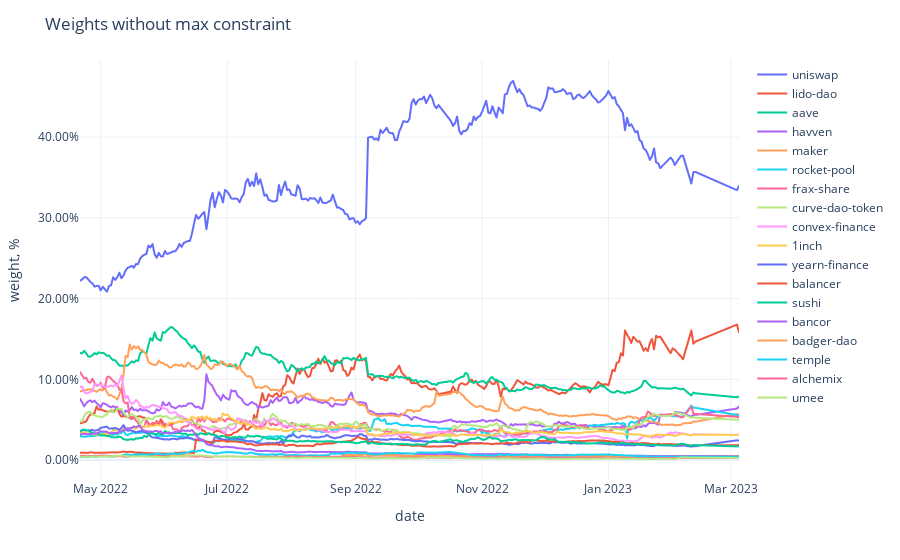

Source (notebook cell):
### Code cell
fig = px.line(weights,
              labels={'value': 'weight, %', 'variable': ''})
fig.update_traces(
    hovertemplate="%{y}"
)
fig.update_yaxes(
    tickformat=".2%",
)
fig.update_xaxes(
    showspikes=True,
    spikethickness=2,
    spikedash="dot",
    spikecolor="#999999",
    spikemode="across",
)
fig.update_layout(
    ## showlegend=False,
    hovermode="x",
    hoverdistance=100,  ## Distance to show hover label of data point
    spikedistance=1000,  ## Distance to show spike
    template='plotly_white',
    title='Weights without max constraint'
)

### Figure 1 — Plotly figure (JSON) as saved in the notebook; plotly's stock layout.template omitted (floating-point values rounded to 4 significant figures; data arrays with more than 128 entries replaced by an {"elided": "..."} marker saying what was removed)
{"data": [{"hovertemplate": "%{y}", "legendgroup": "uniswap", "line": {"color": "#636efa", "dash": "solid"}, "marker": {"symbol": "circle"}, "mode": "lines", "name": "uniswap", "showlegend": true, "type": "scattergl", "x": {"elided": "286 str values"}, "xaxis": "x", "y": {"elided": "286 float values"}, "yaxis": "y"}, {"hovertemplate": "%{y}", "legendgroup": "lido-dao", "line": {"color": "#EF553B", "dash": "solid"}, "marker": {"symbol": "circle"}, "mode": "lines", "name": "lido-dao", "showlegend": true, "type": "scattergl", "x": {"elided": "286 str values"}, "xaxis": "x", "y": {"elided": "286 float values"}, "yaxis": "y"}, {"hovertemplate": "%{y}", "legendgroup": "aave", "line": {"color": "#00cc96", "dash": "solid"}, "marker": {"symbol": "circle"}, "mode": "lines", "name": "aave", "showlegend": true, "type": "scattergl", "x": {"elided": "286 str values"}, "xaxis": "x", "y": {"elided": "286 float values"}, "yaxis": "y"}, {"hovertemplate": "%{y}", "legendgroup": "havven", "line": {"color": "#ab63fa", "dash": "solid"}, "marker": {"symbol": "circle"}, "mode": "lines", "name": "havven", "showlegend": true, "type": "scattergl", "x": {"elided": "286 str values"}, "xaxis": "x", "y": {"elided": "286 float values"}, "yaxis": "y"}, {"hovertemplate": "%{y}", "legendgroup": "maker", "line": {"color": "#FFA15A", "dash": "solid"}, "marker": {"symbol": "circle"}, "mode": "lines", "name": "maker", "showlegend": true, "type": "scattergl", "x": {"elided": "286 str values"}, "xaxis": "x", "y": {"elided": "286 float values"}, "yaxis": "y"}, {"hovertemplate": "%{y}", "legendgroup": "rocket-pool", "line": {"color": "#19d3f3", "dash": "solid"}, "marker": {"symbol": "circle"}, "mode": "lines", "name": "rocket-pool", "showlegend": true, "type": "scattergl", "x": {"elided": "286 str values"}, "xaxis": "x", "y": {"elided": "286 float values"}, "yaxis": "y"}, {"hovertemplate": "%{y}", "legendgroup": "frax-share", "line": {"color": "#FF6692", "dash": "solid"}, "marker": {"symbol": "circle"}, "mode": "lines", "name": "frax-share", "showlegend": true, "type": "scattergl", "x": {"elided": "286 str values"}, "xaxis": "x", "y": {"elided": "286 float values"}, "yaxis": "y"}, {"hovertemplate": "%{y}", "legendgroup": "curve-dao-token", "line": {"color": "#B6E880", "dash": "solid"}, "marker": {"symbol": "circle"}, "mode": "lines", "name": "curve-dao-token", "showlegend": true, "type": "scattergl", "x": {"elided": "286 str values"}, "xaxis": "x", "y": {"elided": "286 float values"}, "yaxis": "y"}, {"hovertemplate": "%{y}", "legendgroup": "convex-finance", "line": {"color": "#FF97FF", "dash": "solid"}, "marker": {"symbol": "circle"}, "mode": "lines", "name": "convex-finance", "showlegend": true, "type": "scattergl", "x": {"elided": "286 str values"}, "xaxis": "x", "y": {"elided": "286 float values"}, "yaxis": "y"}, {"hovertemplate": "%{y}", "legendgroup": "1inch", "line": {"color": "#FECB52", "dash": "solid"}, "marker": {"symbol": "circle"}, "mode": "lines", "name": "1inch", "showlegend": true, "type": "scattergl", "x": {"elided": "286 str values"}, "xaxis": "x", "y": {"elided": "286 float values"}, "yaxis": "y"}, {"hovertemplate": "%{y}", "legendgroup": "yearn-finance", "line": {"color": "#636efa", "dash": "solid"}, "marker": {"symbol": "circle"}, "mode": "lines", "name": "yearn-finance", "showlegend": true, "type": "scattergl", "x": {"elided": "286 str values"}, "xaxis": "x", "y": {"elided": "286 float values"}, "yaxis": "y"}, {"hovertemplate": "%{y}", "legendgroup": "balancer", "line": {"color": "#EF553B", "dash": "solid"}, "marker": {"symbol": "circle"}, "mode": "lines", "name": "balancer", "showlegend": true, "type": "scattergl", "x": {"elided": "286 str values"}, "xaxis": "x", "y": {"elided": "286 float values"}, "yaxis": "y"}, {"hovertemplate": "%{y}", "legendgroup": "sushi", "line": {"color": "#00cc96", "dash": "solid"}, "marker": {"symbol": "circle"}, "mode": "lines", "name": "sushi", "showlegend": true, "type": "scattergl", "x": {"elided": "286 str values"}, "xaxis": "x", "y": {"elided": "286 float values"}, "yaxis": "y"}, {"hovertemplate": "%{y}", "legendgroup": "bancor", "line": {"color": "#ab63fa", "dash": "solid"}, "marker": {"symbol": "circle"}, "mode": "lines", "name": "bancor", "showlegend": true, "type": "scattergl", "x": {"elided": "286 str values"}, "xaxis": "x", "y": {"elided": "286 float values"}, "yaxis": "y"}, {"hovertemplate": "%{y}", "legendgroup": "badger-dao", "line": {"color": "#FFA15A", "dash": "solid"}, "marker": {"symbol": "circle"}, "mode": "lines", "name": "badger-dao", "showlegend": true, "type": "scattergl", "x": {"elided": "286 str values"}, "xaxis": "x", "y": {"elided": "286 float values"}, "yaxis": "y"}, {"hovertemplate": "%{y}", "legendgroup": "temple", "line": {"color": "#19d3f3", "dash": "solid"}, "marker": {"symbol": "circle"}, "mode": "lines", "name": "temple", "showlegend": true, "type": "scattergl", "x": {"elided": "286 str values"}, "xaxis": "x", "y": {"elided": "286 float values"}, "yaxis": "y"}, {"hovertemplate": "%{y}", "legendgroup": "alchemix", "line": {"color": "#FF6692", "dash": "solid"}, "marker": {"symbol": "circle"}, "mode": "lines", "name": "alchemix", "showlegend": true, "type": "scattergl", "x": {"elided": "286 str values"}, "xaxis": "x", "y": {"elided": "286 float values"}, "yaxis": "y"}, {"hovertemplate": "%{y}", "legendgroup": "umee", "line": {"color": "#B6E880", "dash": "solid"}, "marker": {"symbol": "circle"}, "mode": "lines", "name": "umee", "showlegend": true, "type": "scattergl", "x": {"elided": "286 str values"}, "xaxis": "x", "y": {"elided": "286 float values"}, "yaxis": "y"}], "layout": {"hoverdistance": 100, "hovermode": "x", "legend": {"title": {"text": ""}, "tracegroupgap": 0}, "margin": {"t": 60}, "spikedistance": 1000, "title": {"text": "Weights without max constraint"}, "xaxis": {"anchor": "y", "domain": [0, 1], "showspikes": true, "spikecolor": "#999999", "spikedash": "dot", "spikemode": "across", "spikethickness": 2, "title": {"text": "date"}}, "yaxis": {"anchor": "x", "domain": [0, 1], "tickformat": ".2%", "title": {"text": "weight, %"}}}}
